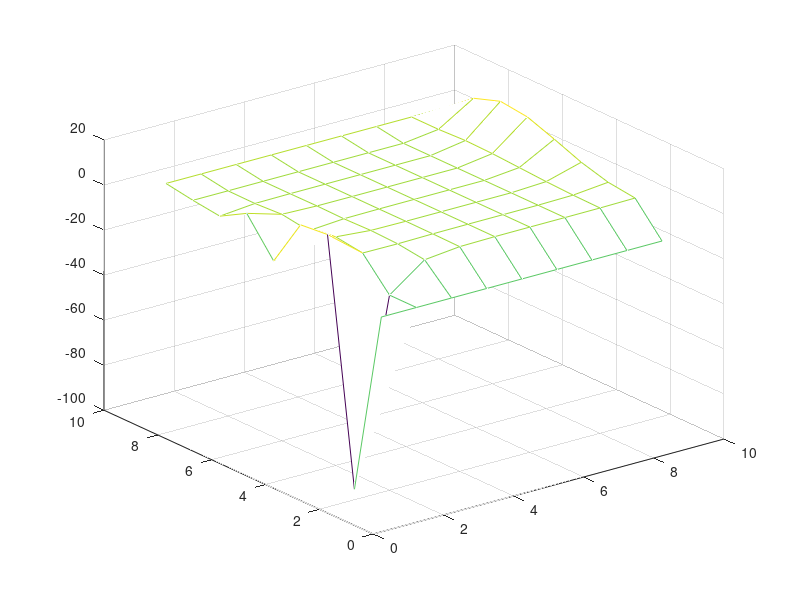

Write MATLAB code to recreate this figure.
clc
clear
% The constants
n=9;
ax=-pi; ay=-pi; bx=pi; by=pi;
gamma=-pi;
% Generating x,y
x=linspace(ax,bx,n); y=linspace(ay,by,n);
% Boundary conditions
phiab=cos(pi*(y-ay)).*cosh(by-y);
psiab=(y-ay).^2.*sin(pi*(y-ay)/(by-ay));
u(:,1)=phiab; u(:,n)=psiab;


F = cos(pi/2*(2*(x-ax)./(bx-ax)+1)).*sin(pi*(y-ay)./(by-ay));

for j=2:n-1
    for i=2:n-1
        F(i,j) = cos(pi/2*(2*(x(i)-ax)./(bx-ax)+1)).*sin(pi*(y(j)-ay)./(by-ay));
        u(i,j)= 1/(4-gamma)*(u(i-1,j)+u(i+1,j)+u(i,j-1)+u(i,j+1));
    end
end
u(1,:)=u(2,2); u(n,:)=u(n-1,n-1);
U=u
mesh(U)